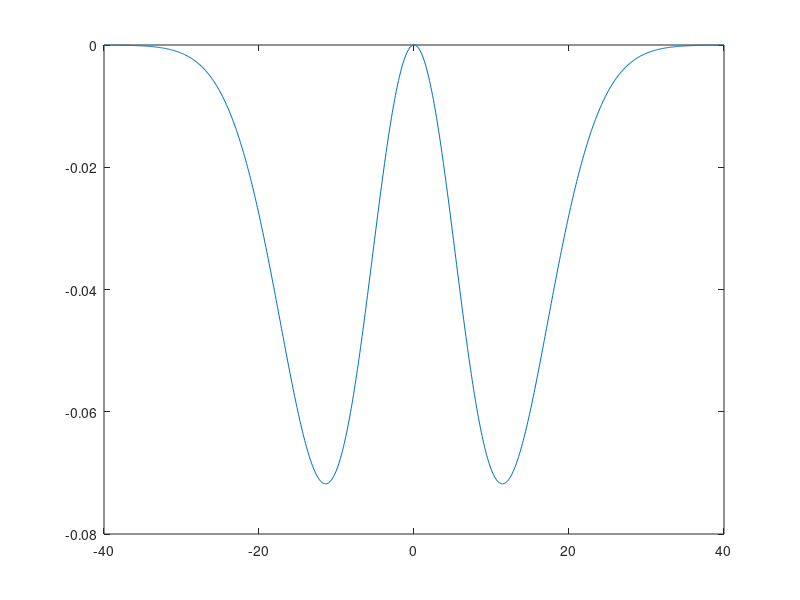

Source code (MATLAB):
lambda = 20;
beta = 3/lambda^2;
gamma = 1.05*beta;
a = 1;
connMult = 4;

abs_x = -40:0.1:40;
fun = a*exp(-gamma*abs_x.^2) - exp(-beta*abs_x.^2);
plot(abs_x, connMult * fun);